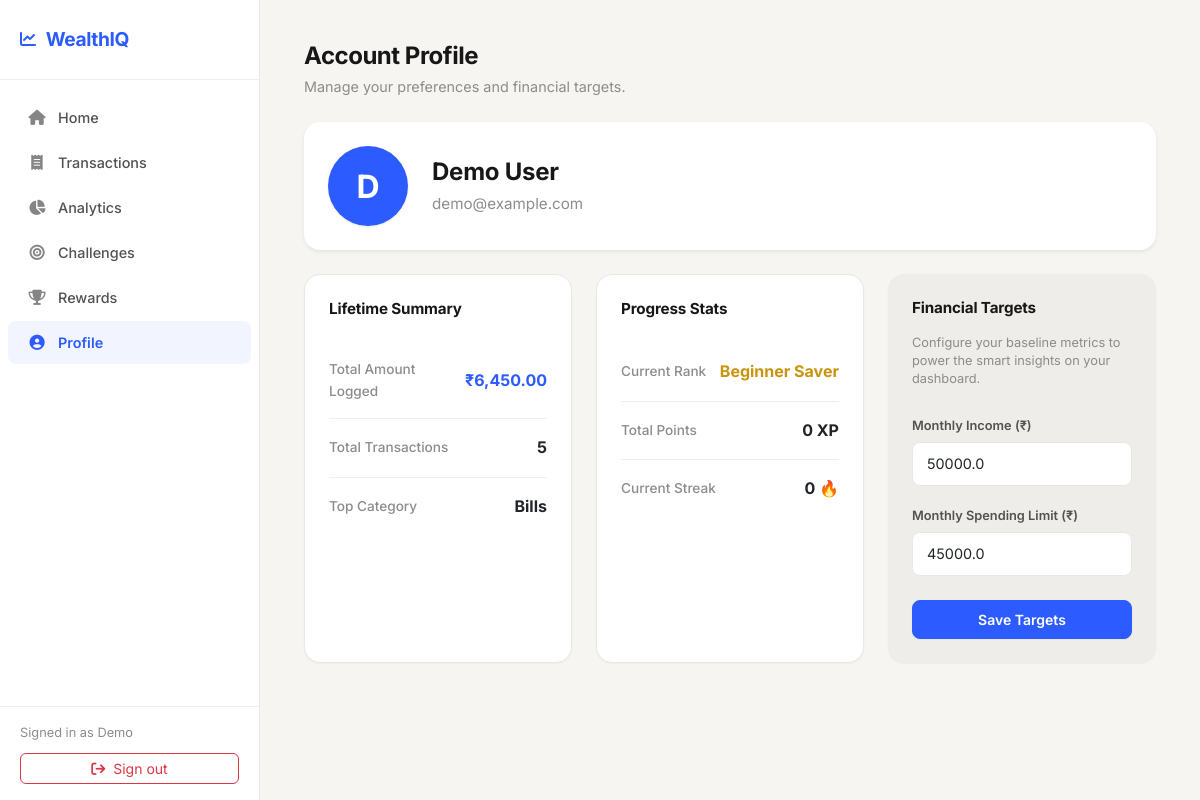
Screenshot of /profile (signed in) with the database file from the repository.
### tables this page shows
CREATE TABLE users (
        id INTEGER PRIMARY KEY AUTOINCREMENT,
        name TEXT NOT NULL,
        email TEXT UNIQUE NOT NULL,
        password TEXT NOT NULL,
        budget REAL DEFAULT 20000.0
    );

CREATE TABLE expenses (
        id INTEGER PRIMARY KEY AUTOINCREMENT,
        user_id INTEGER NOT NULL,
        amount REAL NOT NULL,
        category TEXT NOT NULL,
        date TEXT NOT NULL,
        description TEXT,
        created_at TIMESTAMP DEFAULT CURRENT_TIMESTAMP,
        FOREIGN KEY(user_id) REFERENCES users(id) ON DELETE CASCADE
    );

### app.py (the view, shortened to what this page needs)
@app.route("/profile", methods=["GET", "POST"])
@login_required
def profile():
    conn = get_db()
    total_spent = conn.execute("SELECT SUM(amount) FROM expenses WHERE user_id = ?", (g.user["id"],)).fetchone()[0] or 0.0
    total_transactions = conn.execute("SELECT COUNT(*) FROM expenses WHERE user_id = ?", (g.user["id"],)).fetchone()[0] or 0
    top_cat_row = conn.execute(
        "SELECT category, SUM(amount) as total FROM expenses WHERE user_id = ? GROUP BY category ORDER BY total DESC LIMIT 1",
        (g.user["id"],)
    ).fetchone()
    top_cat = top_cat_row["category"] if top_cat_row else "None"
    user_points_row = conn.execute("SELECT * FROM user_points WHERE user_id = ?", (g.user["id"],)).fetchone()
    points_data = {
        'total_points': user_points_row['total_points'] if user_points_row else 0,
        'current_level': user_points_row['current_level'] if user_points_row else 'Beginner Saver',
        'current_streak': user_points_row['current_streak'] if user_points_row else 0
    }
    conn.close()
    return render_template(
        "profile.html",
        total_spent=total_spent,
        total_transactions=total_transactions,
        top_category=top_cat,
        points_data=points_data
    )

### app.py (called while the page is built)
@app.before_request
def load_logged_in_user():
    user_id = session.get("user_id")
    if user_id is None:
        g.user = None
    else:
        conn = get_db()
        g.user = conn.execute("SELECT * FROM users WHERE id = ?", (user_id,)).fetchone()
        conn.close()

def login_required(view):
    @functools.wraps(view)
    def wrapped_view(**kwargs):
        if g.user is None:
            flash("Please sign in to access that page.", "error")
            return redirect(url_for("login"))
        return view(**kwargs)
    return wrapped_view

### database/db.py (called while the page is built)
def get_db_path():
    if "SPENDLY_DB_PATH" in os.environ:
        return os.environ["SPENDLY_DB_PATH"]
    db_dir = os.path.join(os.path.expanduser("~"), ".spendly")
    os.makedirs(db_dir, exist_ok=True)
    return os.path.join(db_dir, "spendly.db")

def get_db():
    conn = sqlite3.connect(get_db_path())
    conn.execute("PRAGMA foreign_keys = ON")
    conn.row_factory = sqlite3.Row
    return conn

### templates/profile.html (shortened to what this page needs)
{% extends "base.html" %}
{% block content %}
<div class="container-fluid py-2">
    <div class="d-flex flex-column flex-sm-row justify-content-between align-items-sm-end mb-4 gap-3">
        <div>
            <h2 class="fw-bold mb-1" style="font-size: 1.5rem; letter-spacing: -0.02em;">Account Profile</h2>
            <p class="text-muted mb-0" style="font-size: 0.9rem;">Manage your preferences and financial targets.</p>
        </div>
    </div>
    <div class="card p-4 mb-4 border-0 shadow-sm" style="background: var(--surface);">
        <div class="d-flex align-items-center">
            <div class="d-flex align-items-center justify-content-center me-4" style="width: 80px; height: 80px; background: var(--primary); color: white; border-radius: 50%; font-size: 2rem; font-weight: 700; box-shadow: var(--shadow-sm);">
                {{ g.user.name[0].upper() }}
            </div>
            <div>
                <h3 style="font-size: 1.5rem; font-weight: 700; margin-bottom: 4px; letter-spacing: -0.01em;">{{ g.user.name }}</h3>
                <p class="text-muted mb-0" style="font-size: 0.95rem;">{{ g.user.email }}</p>
            </div>
        </div>
    </div>
    <div class="row g-4">
        <div class="col-lg-4">
            <div class="card p-4 h-100">
                <h5 class="section-title">Lifetime Summary</h5>
                <div class="d-flex flex-column gap-3 mt-4">
                    <div class="d-flex justify-content-between align-items-center border-bottom pb-3" style="border-color: var(--border-subtle) !important;">
                        <span class="text-muted" style="font-size: 0.85rem; font-weight: 500;">Total Amount Logged</span>
                        <span class="text-primary fw-bold" style="font-size: 1rem;">₹{{ "{:,.2f}".format(total_spent) }}</span>
                    </div>
                    <div class="d-flex justify-content-between align-items-center border-bottom pb-3" style="border-color: var(--border-subtle) !important;">
                        <span class="text-muted" style="font-size: 0.85rem; font-weight: 500;">Total Transactions</span>
                        <span class="fw-bold text-dark" style="font-size: 1rem;">{{ total_transactions }}</span>
                    </div>
                    <div class="d-flex justify-content-between align-items-center">
                        <span class="text-muted" style="font-size: 0.85rem; font-weight: 500;">Top Category</span>
                        <span class="fw-bold text-dark" style="font-size: 1rem;">{{ top_category }}</span>
                    </div>
                </div>
            </div>
        </div>
        <div class="col-lg-4">
            <div class="card p-4 h-100">
                <h5 class="section-title">Progress Stats</h5>
                <div class="d-flex flex-column gap-3 mt-4">
                    <div class="d-flex justify-content-between align-items-center border-bottom pb-3" style="border-color: var(--border-subtle) !important;">
                        <span class="text-muted" style="font-size: 0.85rem; font-weight: 500;">Current Rank</span>
                        <span class="text-accent fw-bold" style="font-size: 1rem;">{{ points_data.current_level }}</span>
                    </div>
                    <div class="d-flex justify-content-between align-items-center border-bottom pb-3" style="border-color: var(--border-subtle) !important;">
                        <span class="text-muted" style="font-size: 0.85rem; font-weight: 500;">Total Points</span>
                        <span class="fw-bold text-dark" style="font-size: 1rem;">{{ points_data.total_points }} XP</span>
                    </div>
                    <div class="d-flex justify-content-between align-items-center">
                        <span class="text-muted" style="font-size: 0.85rem; font-weight: 500;">Current Streak</span>
                        <span class="fw-bold text-dark" style="font-size: 1rem;">{{ points_data.current_streak }} 🔥</span>
                    </div>
                </div>
            </div>
        </div>
        <div class="col-lg-4">
            <div class="card p-4 h-100 border-0" style="background: var(--bg-alt);">
                <h5 class="section-title">Financial Targets</h5>
                <p class="text-muted mb-4" style="font-size: 0.8rem; line-height: 1.4;">Configure your baseline metrics to power the smart insights on your dashboard.</p>
                <form method="POST" action="{{ url_for('profile') }}">
                    <div class="mb-3">
                        <label for="monthly_income" class="form-label">Monthly Income (₹)</label>
                        <input type="number" step="1" min="0" id="monthly_income" name="monthly_income"
                               class="form-control" style="background: var(--surface);" value="{{ g.user.monthly_income or 50000 }}" required>
                    </div>
                    <div class="mb-4">
                        <label for="budget" class="form-label">Monthly Spending Limit (₹)</label>
                        <input type="number" step="1" min="0" id="budget" name="budget"
                               class="form-control" style="background: var(--surface);" value="{{ g.user.budget }}" required>
                    </div>
                    <button type="submit" class="btn btn-primary w-100 py-2">Save Targets</button>
                </form>
            </div>
        </div>
    </div>
</div>
{% endblock %}

### templates/base.html (shortened to what this page needs)
<!DOCTYPE html>
<html lang="en">
<head>
    <link rel="stylesheet" href="https://cdnjs.cloudflare.com/ajax/libs/font-awesome/6.4.0/css/all.min.css">
    <link href="https://cdn.jsdelivr.net/npm/bootstrap@5.3.0/dist/css/bootstrap.min.css" rel="stylesheet">
    <link rel="stylesheet" href="{{ url_for('static', filename='css/style.css') }}">
</head>
<body class="{% block body_class %}{% endblock %}">
    {% if g.user and request.endpoint not in ['landing', 'login', 'register'] %}
    <div class="wrapper">
        <aside class="sidebar" id="sidebar">
            <div class="sidebar-header">
                <a href="{{ url_for('home') }}" class="sidebar-brand">
                    <i class="fa-solid fa-chart-line"></i>
                    WealthIQ
                </a>
            </div>
            <nav class="sidebar-menu">
                <a href="{{ url_for('home') }}" class="sidebar-link {% if request.endpoint == 'home' %}active{% endif %}" id="nav-home">
                    <i class="fa-solid fa-house"></i> Home
                </a>
                <a href="{{ url_for('dashboard') }}" class="sidebar-link {% if request.endpoint == 'dashboard' %}active{% endif %}" id="nav-log">
                    <i class="fa-solid fa-receipt"></i> Transactions
                </a>
                <a href="{{ url_for('analytics') }}" class="sidebar-link {% if request.endpoint == 'analytics' %}active{% endif %}" id="nav-analytics">
                    <i class="fa-solid fa-chart-pie"></i> Analytics
                </a>
                <a href="{{ url_for('challenges') }}" class="sidebar-link {% if request.endpoint == 'challenges' %}active{% endif %}" id="nav-challenges">
                    <i class="fa-solid fa-bullseye"></i> Challenges
                </a>
                <a href="{{ url_for('rewards') }}" class="sidebar-link {% if request.endpoint == 'rewards' %}active{% endif %}" id="nav-rewards">
                    <i class="fa-solid fa-trophy"></i> Rewards
                </a>
                <a href="{{ url_for('profile') }}" class="sidebar-link {% if request.endpoint == 'profile' %}active{% endif %}" id="nav-profile">
                    <i class="fa-solid fa-user-circle"></i> Profile
                </a>
            </nav>
            <div class="sidebar-footer">
                <span class="sidebar-user">Signed in as {{ g.user.name.split(' ')[0] }}</span>
                <a href="{{ url_for('logout') }}" class="btn btn-outline-danger w-100 btn-sm rounded-2">
                    <i class="fa-solid fa-arrow-right-from-bracket me-1"></i> Sign out
                </a>
            </div>
        </aside>
        <main class="main-content">
            <div class="content-wrapper">
                {% block content %}{% endblock %}
            </div>
        </main>
    </div>
    {% endif %}
</body>
</html>

### static/css/style.css (style rules this page uses)
:root { --bg: #F6F5F2; --bg-alt: #EEEDEA; --surface: #FFFFFF; --surface-hover: #FAFAF9; --primary: #2C5CFF; --primary-hover: #1A45D6; --primary-subtle: rgba(44, 92, 255, 0.06); --primary-muted: rgba(44, 92, 255, 0.12); --accent: #C9940E; --accent-subtle: rgba(201, 148, 14, 0.08); --success: #1A8C52; --success-subtle: rgba(26, 140, 82, 0.08); --danger: #D93025; --danger-subtle: rgba(217, 48, 37, 0.08); --warning: #E8A317; --warning-subtle: rgba(232, 163, 23, 0.08); --text: #171717; --text-secondary: #525252; --text-muted: #8C8C8C; --border: #E8E8E4; --border-subtle: #F0EFEC; --sidebar-w: 260px; --radius-sm: 8px; --radius-md: 12px; --radius-lg: 16px; --radius-xl: 20px; --radius-full: 9999px; --shadow-xs: 0 1px 2px rgba(0,0,0,0.04); --shadow-sm: 0 1px 3px rgba(0,0,0,0.06), 0 1px 2px rgba(0,0,0,0.04); --shadow-md: 0 4px 12px rgba(0,0,0,0.06); --shadow-lg: 0 8px 24px rgba(0,0,0,0.08); --shadow-xl: 0 20px 48px rgba(0,0,0,0.1); --ease: cubic-bezier(0.4, 0, 0.2, 1); --dur: 0.2s; --dur-md: 0.3s; }
*, *::before, *::after { box-sizing: border-box; }
html { scroll-behavior: smooth; }
body { font-family: 'Inter', -apple-system, BlinkMacSystemFont, sans-serif; background: var(--bg); color: var(--text); margin: 0; padding: 0; line-height: 1.6; -webkit-font-smoothing: antialiased; -moz-osx-font-smoothing: grayscale; }
h1, h2, h3, h4, h5, h6 { font-weight: 600; color: var(--text); line-height: 1.3; letter-spacing: -0.01em; }
h2 { font-size: 1.5rem; }
h3 { font-size: 1.25rem; }
a { color: var(--primary); text-decoration: none; transition: color var(--dur) var(--ease); }
.wrapper { display: flex; width: 100%; min-height: 100vh; }
.sidebar { width: var(--sidebar-w); background: var(--surface); height: 100vh; position: fixed; top: 0; left: 0; display: flex; flex-direction: column; border-right: 1px solid var(--border); z-index: 1040; transition: transform var(--dur-md) var(--ease); }
.sidebar-header { padding: 24px 20px; border-bottom: 1px solid var(--border-subtle); }
.sidebar-brand { font-weight: 700; font-size: 1.2rem; color: var(--primary); display: flex; align-items: center; gap: 10px; text-decoration: none; letter-spacing: -0.02em; }
.sidebar-brand i { font-size: 1rem; }
.sidebar-menu { padding: 16px 0; flex: 1; display: flex; flex-direction: column; gap: 2px; overflow-y: auto; }
.sidebar-link { display: flex; align-items: center; padding: 10px 20px; margin: 0 8px; color: var(--text-secondary); text-decoration: none; font-weight: 500; font-size: 0.9rem; border-radius: var(--radius-sm); transition: all var(--dur) var(--ease); gap: 12px; }
.sidebar-link i { width: 18px; text-align: center; font-size: 0.95rem; opacity: 0.7; transition: opacity var(--dur) var(--ease); }
.sidebar-link.active { background: var(--primary-subtle); color: var(--primary); font-weight: 600; }
.sidebar-link.active i { opacity: 1; }
.sidebar-footer { padding: 16px 20px; border-top: 1px solid var(--border-subtle); }
.sidebar-user { font-size: 0.8rem; color: var(--text-muted); margin-bottom: 10px; display: block; }
.main-content { flex: 1; margin-left: var(--sidebar-w); min-height: 100vh; display: flex; flex-direction: column; }
.content-wrapper { padding: 32px; flex: 1; max-width: 1400px; width: 100%; margin: 0 auto; }
.card { background: var(--surface); border: 1px solid var(--border); border-radius: var(--radius-lg); box-shadow: var(--shadow-xs); transition: box-shadow var(--dur-md) var(--ease), transform var(--dur-md) var(--ease); }
.btn-primary { background: var(--primary); border-color: var(--primary); color: #fff; font-weight: 600; font-size: 0.875rem; padding: 10px 20px; border-radius: var(--radius-sm); transition: all var(--dur) var(--ease); box-shadow: var(--shadow-xs); }
.form-control, .form-select { border-radius: var(--radius-sm); border: 1px solid var(--border); padding: 10px 14px; font-size: 0.9rem; background: var(--surface); transition: border-color var(--dur) var(--ease), box-shadow var(--dur) var(--ease); }
.form-label { font-size: 0.8rem; font-weight: 600; color: var(--text-secondary); margin-bottom: 6px; }
.section-title { font-size: 0.95rem; font-weight: 700; color: var(--text); margin-bottom: 16px; }
.text-primary { color: var(--primary) !important; }
.text-accent { color: var(--accent) !important; }
.text-muted { color: var(--text-muted) !important; }
.content-wrapper { animation: fadeIn 0.35s var(--ease); }

### rows the page displays
users: user.name "Demo", user "D", user.name "Demo User", user.email "demo@example.com", monthly_income "50000.0", budget "45000.0"
expenses: category "Bills"

### other values shown
{{ "{:,.2f}".format(total_spent) }} "6,450.00"
{{ total_transactions }} "5"
{{ points_data.current_level }} "Beginner Saver"
{{ points_data.total_points }} "0"
{{ points_data.current_streak }} "0"
